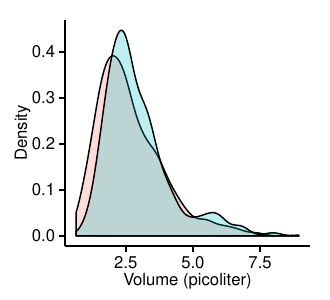

This chart was generated by the following R code:
library(reshape2)
library(ggplot2)

data <- read.delim('~/Dropbox/densitypaper/ExtractedData/CRL.txt',header=T,stringsAsFactors=T)

numericcols <- c('volume','area','totalGAPDH','cytoGAPDH','nucGAPDH','nucArea',
                 'nucIntensityTotal','nucIntensityAvg','numCyclin','totalRNA','cytoRNA',
                 'nucRNA','numTxnSites','avgIntron','avgExon','numRnaPerTxnSiteAvgExon');


for (col in numericcols){
  data[[col]] <- as.numeric(data[[col]])
}

data$volume <- data$volume/1000

data$stage <- 'G2'
data$stage[data$numCyclin<231] <- 'S'
data$stage[data$numCyclin<21] <- 'G1'

pdf(file='~/Dropbox/densitypaper/SupplementaryFigures/G1_G2_Vols/VolumeDistStages.pdf',height=3,width=3.3)
ggplot(subset(data,stage %in% c('G1','G2')),aes(x=volume,fill=factor(stage))) +
  geom_density(alpha=.25) +
  xlab('Volume (picoliter)') + ylab('Density') +
  theme_bw() + theme_classic() + 
  theme(axis.title=element_text(size="12"), axis.text=element_text(size='12'),legend.position='none')
dev.off()